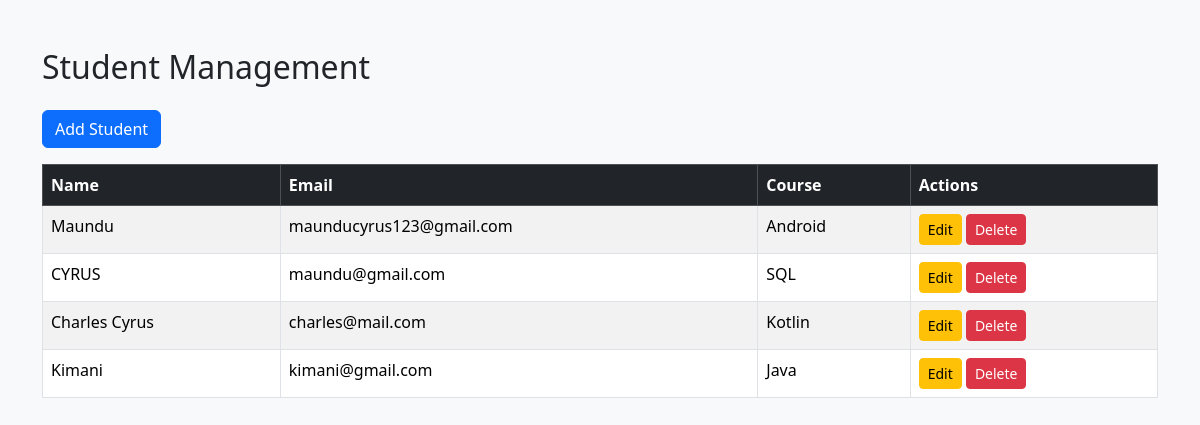
The page /api/ui/ on the database as committed earlier.
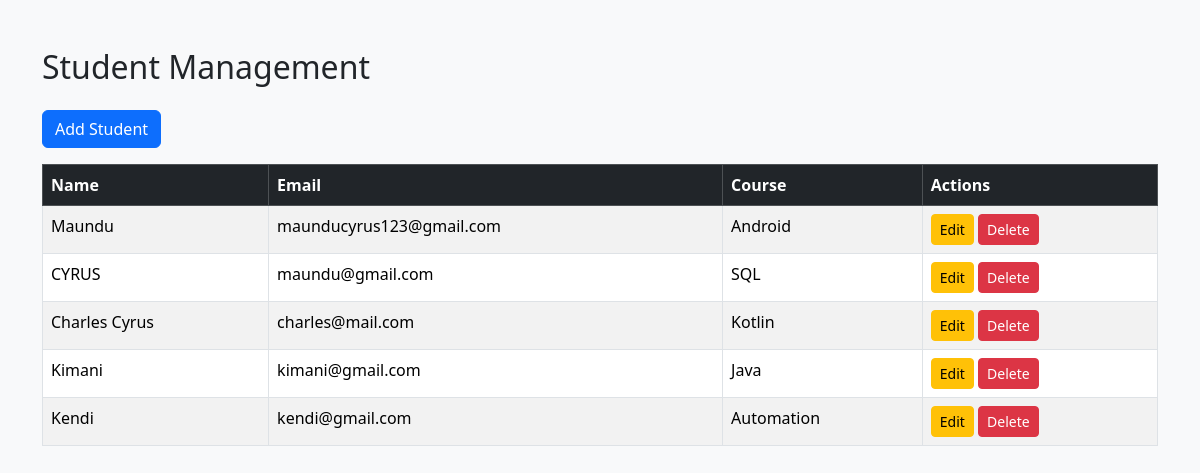
The same page on the database as committed later.
### students/models.py (models this page shows, shortened)
class Student(models.Model):
    name = models.CharField(max_length=100)
    email = models.EmailField(unique=True)
    course = models.CharField(max_length=100)

### students/views.py (the view)
# urls.py: path('ui/', student_ui_list, name='student_ui_list'),
def student_ui_list(request):
    students = Student.objects.all()
    return render(request, 'students/list.html', {'students': students})

### students/templates/students/list.html (shortened to what this page needs)
<!DOCTYPE html>
<html>
<head>
    <link href="https://cdn.jsdelivr.net/npm/bootstrap@5.3.2/dist/css/bootstrap.min.css" rel="stylesheet">
</head>
<body class="bg-light">
<div class="container mt-5">
    <h2 class="mb-4">Student Management</h2>
    <a href="/api/ui/add/" class="btn btn-primary mb-3">Add Student</a>
    <table class="table table-bordered table-striped">
        <thead class="table-dark">
            <tr>
                <th>Name</th>
                <th>Email</th>
                <th>Course</th>
                <th>Actions</th>
            </tr>
        </thead>
        <tbody>
        {% for student in students %}
            <tr>
                <td>{{ student.name }}</td>
                <td>{{ student.email }}</td>
                <td>{{ student.course }}</td>
                <td>
                    <a href="/api/ui/update/{{ student.id }}/" class="btn btn-sm btn-warning">Edit</a>
                    <a href="/api/ui/delete/{{ student.id }}/" class="btn btn-sm btn-danger"
                       onclick="return confirm('Delete this student?')">Delete</a>
                </td>
            </tr>
        {% empty %}
            <tr>
                <td colspan="4">No students found</td>
            </tr>
        {% endfor %}
        </tbody>
    </table>
</div>
</body>
</html>

Rows that differ between the two databases and show on the page:
added Student: name "Kendi", email "kendi@gmail.com", course "Automation"
